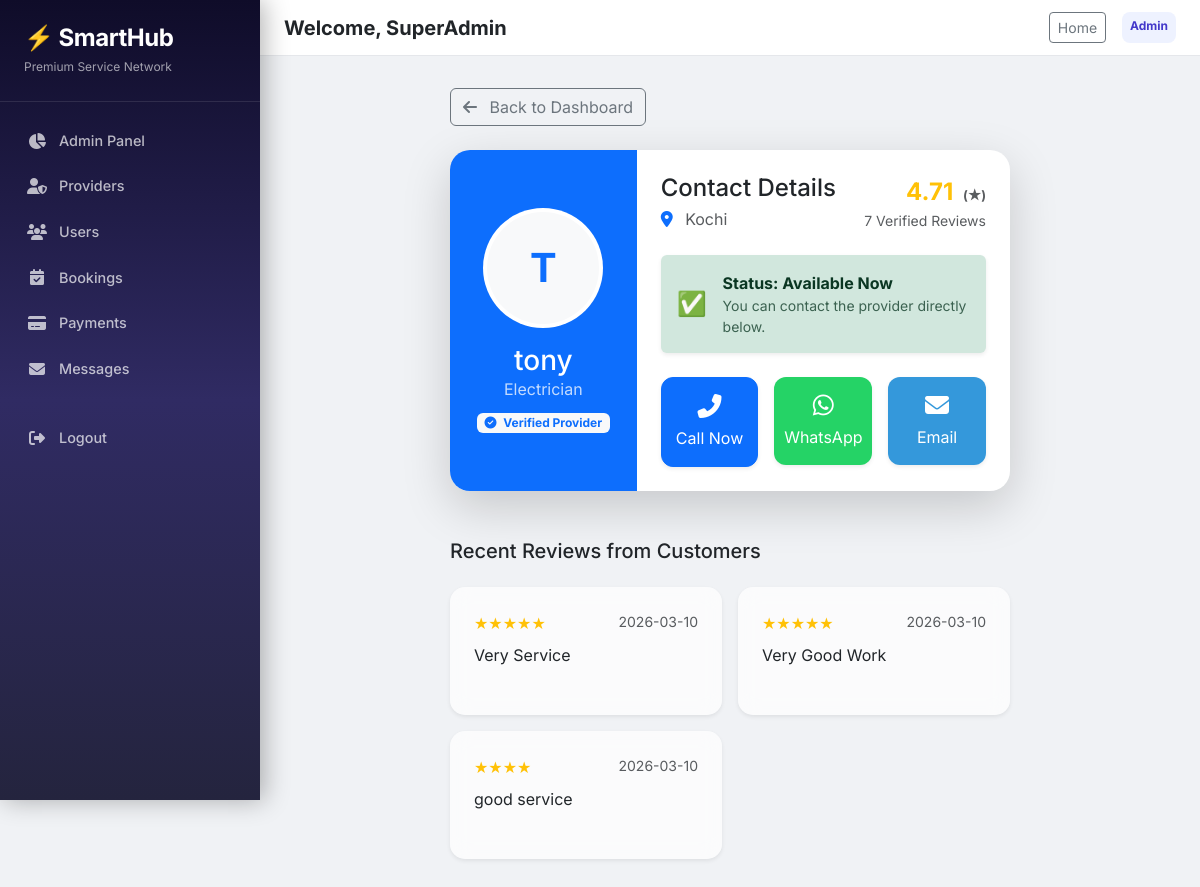
The page /provider/4/contact (signed in) on the database its author committed.
### app.py (models this page shows)
class User(db.Model, UserMixin):
    id = db.Column(db.Integer, primary_key=True)
    username = db.Column(db.String(20), unique=True, nullable=False)
    email = db.Column(db.String(120), unique=True, nullable=False)
    password = db.Column(db.String(60), nullable=False)
    role = db.Column(db.String(20), nullable=False)
    service_type = db.Column(db.String(50), nullable=True)
    location_name = db.Column(db.String(100), nullable=True)
    lat = db.Column(db.Float, nullable=True)
    lon = db.Column(db.Float, nullable=True)
    rating = db.Column(db.Float, default=4.5)
    phone = db.Column(db.String(20), nullable=True)
    is_verified = db.Column(db.Boolean, default=False)
    is_available = db.Column(db.Boolean, default=True)
    verification_file = db.Column(db.String(100), nullable=True)

class Review(db.Model):
    id = db.Column(db.Integer, primary_key=True)
    rating = db.Column(db.Integer, nullable=False)
    comment = db.Column(db.Text, nullable=True)
    reviewer_id = db.Column(db.Integer, db.ForeignKey('user.id'), nullable=False)
    provider_id = db.Column(db.Integer, db.ForeignKey('user.id'), nullable=False)
    created_at = db.Column(db.DateTime, default=db.func.current_timestamp())

### app.py (the view)
@app.route('/provider/<int:provider_id>/contact')
@login_required
def contact_provider(provider_id):
    provider = User.query.get_or_404(provider_id)
    if provider.role != 'provider':
        flash('User is not a service provider.', 'danger')
        return redirect(url_for('dashboard'))
    reviews = Review.query.filter_by(provider_id=provider.id).order_by(Review.created_at.desc()).limit(3).all()
    review_count = Review.query.filter_by(provider_id=provider.id).count()
    return render_template('contact_provider.html', provider=provider, reviews=reviews, review_count=review_count)

### app.py (called while the page is built)
@login_manager.user_loader
def load_user(user_id):
    return User.query.get(int(user_id))

### templates/contact_provider.html (shortened to what this page needs)
{% extends "base.html" %}
{% block content %}
<div class="row justify-content-center">
    <div class="col-md-8">
        <a href="{{ url_for('dashboard') }}" class="btn btn-outline-secondary mb-4">
            <i class="fas fa-arrow-left me-2"></i> Back to Dashboard
        </a>
        <div class="admin-card border-0 shadow-lg overflow-hidden" style="border-radius: 20px; background: #fff;">
            <div class="row g-0">
                <div class="col-md-4 bg-primary d-flex flex-column align-items-center justify-content-center py-5 text-white">
                    <div class="rounded-circle bg-white p-1 mb-3" style="width: 120px; height: 120px;">
                        <div class="w-100 h-100 rounded-circle d-flex align-items-center justify-content-center bg-light text-primary fs-1 fw-bold">
                            {{ provider.username[0].upper() }}
                        </div>
                    </div>
                    <h3 class="mb-0">{{ provider.username }}</h3>
                    <p class="opacity-75 mb-0">{{ provider.service_type }}</p>
                    <div class="mt-2">
                        {% if provider.is_verified %}
                            <span class="badge bg-light text-primary"><i class="fas fa-check-circle me-1"></i> Verified Provider</span>
                        {% else %}
                            <span class="badge bg-warning text-dark"><i class="fas fa-clock me-1"></i> Pending Verification</span>
                        {% endif %}
                    </div>
                </div>
                <div class="col-md-8 p-4">
                    <div class="d-flex justify-content-between align-items-start mb-4">
                        <div>
                            <h4 class="text-dark mb-1">Contact Details</h4>
                            <p class="text-muted mb-0"><i class="fas fa-map-marker-alt me-2 text-primary"></i> {{ provider.location_name or 'Not specified' }}</p>
                        </div>
                        <div class="text-end">
                            <div class="fs-4 text-warning fw-bold">{{ provider.rating }} <small class="text-muted ms-1" style="font-size: 0.8rem;">(★)</small></div>
                            <div class="small text-muted">{{ review_count }} Verified Reviews</div>
                        </div>
                    </div>
                    <div class="alert {% if provider.is_available %}alert-success{% else %}alert-danger{% endif %} border-0 shadow-sm mb-4 d-flex align-items-center">
                        <div class="me-3 fs-4">
                            {% if provider.is_available %} ✅ {% else %} ⛔ {% endif %}
                        </div>
                        <div>
                            <strong>Status: {% if provider.is_available %} Available Now {% else %} Currently Busy {% endif %}</strong>
                            <div class="small opacity-75">You can contact the provider directly below.</div>
                        </div>
                    </div>
                    <div class="row g-3">
                        <div class="col-12 col-sm-4 text-center">
                            <a href="tel:{{ provider.phone }}" class="btn btn-primary w-100 py-3 shadow-sm d-flex flex-column align-items-center" style="border-radius: 12px; transition: transform 0.2s;">
                                <i class="fas fa-phone-alt fs-4 mb-2"></i>
                                <span>Call Now</span>
                            </a>
                        </div>
                        <div class="col-12 col-sm-4 text-center">
                            <a href="https://wa.me/{{ provider.phone }}" target="_blank" class="btn btn-success w-100 py-3 shadow-sm d-flex flex-column align-items-center" style="border-radius: 12px; transition: transform 0.2s; background: #25D366; border: none;">
                                <i class="fab fa-whatsapp fs-4 mb-2"></i>
                                <span>WhatsApp</span>
                            </a>
                        </div>
                        <div class="col-12 col-sm-4 text-center">
                            <a href="mailto:{{ provider.email }}" class="btn btn-info w-100 py-3 shadow-sm d-flex flex-column align-items-center text-white" style="border-radius: 12px; transition: transform 0.2s; background: #3498db; border: none;">
                                <i class="fas fa-envelope fs-4 mb-2"></i>
                                <span>Email</span>
                            </a>
                        </div>
                    </div>
                </div>
            </div>
        </div>
        <div class="mt-5">
            <h5 class="mb-4">Recent Reviews from Customers</h5>
            {% if reviews %}
                <div class="row g-3">
                {% for r in reviews %}
                    <div class="col-md-6">
                        <div class="admin-card border-0 shadow-sm h-100" style="border-radius: 15px; background: rgba(255,255,255,0.7); backdrop-filter: blur(10px);">
                            <div class="card-body">
                                <div class="d-flex justify-content-between mb-2">
                                    <div class="text-warning">
                                        {% for i in range(r.rating) %}★{% endfor %}
                                    </div>
                                    <small class="text-muted">{{ r.created_at.strftime('%Y-%m-%d') }}</small>
                                </div>
                                <p class="mb-0 text-dark">{{ r.comment }}</p>
                            </div>
                        </div>
                    </div>
                {% endfor %}
                </div>
            {% else %}
                <div class="text-muted p-4 text-center bg-white rounded-3 shadow-sm">
                    No reviews yet for this provider. Be the first to book and review!
                </div>
            {% endif %}
        </div>
    </div>
</div>
{% endblock %}

### templates/base.html (shortened to what this page needs)
<!DOCTYPE html>
<html lang="en">
<head>
    <link href="https://cdn.jsdelivr.net/npm/bootstrap@5.3.0/dist/css/bootstrap.min.css" rel="stylesheet">
    <link href="https://cdnjs.cloudflare.com/ajax/libs/font-awesome/6.5.1/css/all.min.css" rel="stylesheet">
</head>
<body>
    <div class="admin-wrapper">
        {% if current_user.is_authenticated %}
        <div class="admin-sidebar">
            <div class="sidebar-brand">
                <h4>⚡ SmartHub</h4>
                <small>Premium Service Network</small>
            </div>
            <ul class="sidebar-nav">
                {% if current_user.role == 'admin' %}
                    <li><a href="{{ url_for('admin_dashboard') }}" class="{% if request.path == url_for('admin_dashboard') %}active{% endif %}"><i class="fas fa-chart-pie"></i> Admin Panel</a></li>
                    <li><a href="{{ url_for('admin_dashboard') }}#tab-providers"><i class="fas fa-user-shield"></i> Providers</a></li>
                    <li><a href="{{ url_for('admin_dashboard') }}#tab-users"><i class="fas fa-users"></i> Users</a></li>
                    <li><a href="{{ url_for('admin_dashboard') }}#tab-bookings"><i class="fas fa-calendar-check"></i> Bookings</a></li>
                    <li><a href="{{ url_for('admin_dashboard') }}#tab-payments"><i class="fas fa-credit-card"></i> Payments</a></li>
                    <li><a href="{{ url_for('admin_dashboard') }}#tab-messages"><i class="fas fa-envelope"></i> Messages</a></li>
                {% endif %}
                <li class="mt-4"><a href="{{ url_for('logout') }}"><i class="fas fa-sign-out-alt"></i> Logout</a></li>
            </ul>
        </div>
        {% endif %}
        <div class="admin-main">
            {% if current_user.is_authenticated %}
            <div class="top-navbar">
                <h5 class="mb-0 fw-bold">Welcome, {{ current_user.username }}</h5>
                <div class="d-flex gap-3">
                    <a href="{{ url_for('home') }}" class="btn btn-sm btn-outline-secondary">Home</a>
                    <span class="badge bg-indigo-100 text-indigo-700 p-2" style="background:#eef2ff;color:#4338ca;border-radius:8px;">
                        {{ current_user.role|capitalize }}
                    </span>
                </div>
            </div>
            {% endif %}
            <div class="container-fluid">
                {% block content %}{% endblock %}
            </div>
        </div>
    </div>
</body>
</html>

### templates/base.html (style rules this page uses)
body { font-family: 'Inter', sans-serif; background: #f0f2f5; }
.admin-wrapper { display: flex; min-height: 100vh; }
.admin-sidebar { width: 260px; min-width: 260px; background: linear-gradient(180deg, #0f0c29, #302b63, #24243e); padding: 1.5rem 0; color: #fff; box-shadow: 4px 0 24px rgba(0,0,0,.3); position: sticky; top: 0; height: 100vh; overflow-y: auto; z-index: 1000; }
.admin-sidebar .sidebar-brand { padding: 0 1.5rem 1.5rem; border-bottom: 1px solid rgba(255,255,255,.1); margin-bottom: 1rem; }
.admin-sidebar .sidebar-brand h4 { margin: 0; font-weight: 700; letter-spacing: -0.5px; }
.admin-sidebar .sidebar-brand small { opacity: .6; font-size: .75rem; }
.sidebar-nav { list-style: none; padding: 0; margin: 0; }
.sidebar-nav li a { display: flex; align-items: center; gap: 12px; padding: 12px 24px; color: rgba(255,255,255,.7); text-decoration: none; font-weight: 500; font-size: .9rem; transition: all .25s ease; border-left: 3px solid transparent; }
.sidebar-nav li a i { width: 20px; text-align: center; font-size: 1rem; }
.admin-main { flex: 1; padding: 2rem; overflow-y: auto; }
.admin-card { border: none; border-radius: 16px; box-shadow: 0 2px 16px rgba(0,0,0,.06); background: #fff; overflow: hidden; margin-bottom: 1.5rem; }
.admin-card .card-body { padding: 1.5rem; }
.top-navbar { background: #fff; border-bottom: 1px solid #e5e7eb; padding: 0.75rem 1.5rem; margin: -2rem -2rem 2rem -2rem; display: flex; justify-content: space-between; align-items: center; }

### rows shown on the page
User: username "SuperAdmin", role "Admin"
User: username "T", username "tony", service_type "Electrician", location_name "Kochi", rating "4.71"
Review: created_at "2026-03-10", comment "Very Service"
Review: created_at "2026-03-10", comment "Very Good Work"
Review: created_at "2026-03-10", comment "good service"

### other values the page prints
{{ review_count }} "7"
